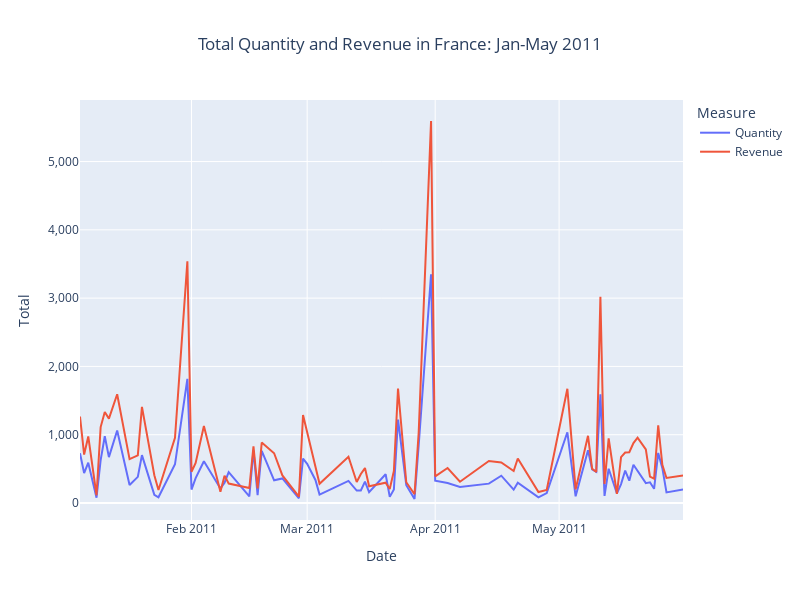

Write notebook code for a chart like this one.
### Code cell
fig = px.line(data_frame = subset2,
            labels = {
                'value':'Total',
                'variable':'Measure',
                'InvoiceDate': 'Date'
            },
            title = 'Total Quantity and Revenue in France: Jan-May 2011',
            width=800,
            height=600)
fig.update_traces(hovertemplate=None)
fig.update_layout(hovermode="x unified", yaxis=dict(tickformat=",.0f"), title_x=0.5)
fig.show()
